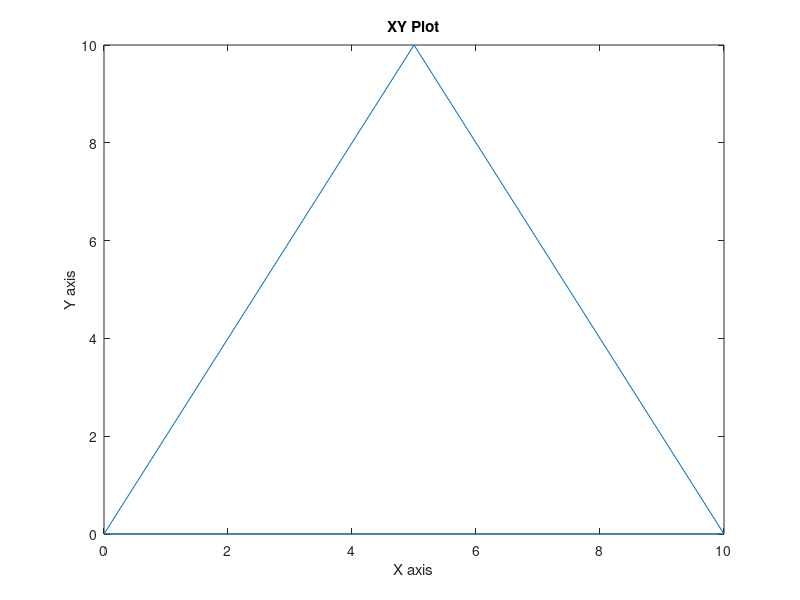

This figure's MATLAB source:

x=[0 10 5 0];
y=[0 0 10 0];

% Create figure
figure1 = figure;

% Create plot
plot(x,y);

% Create ylabel
ylabel('Y axis');

% Create xlabel
xlabel('X axis');

% Create title
title('XY Plot');
